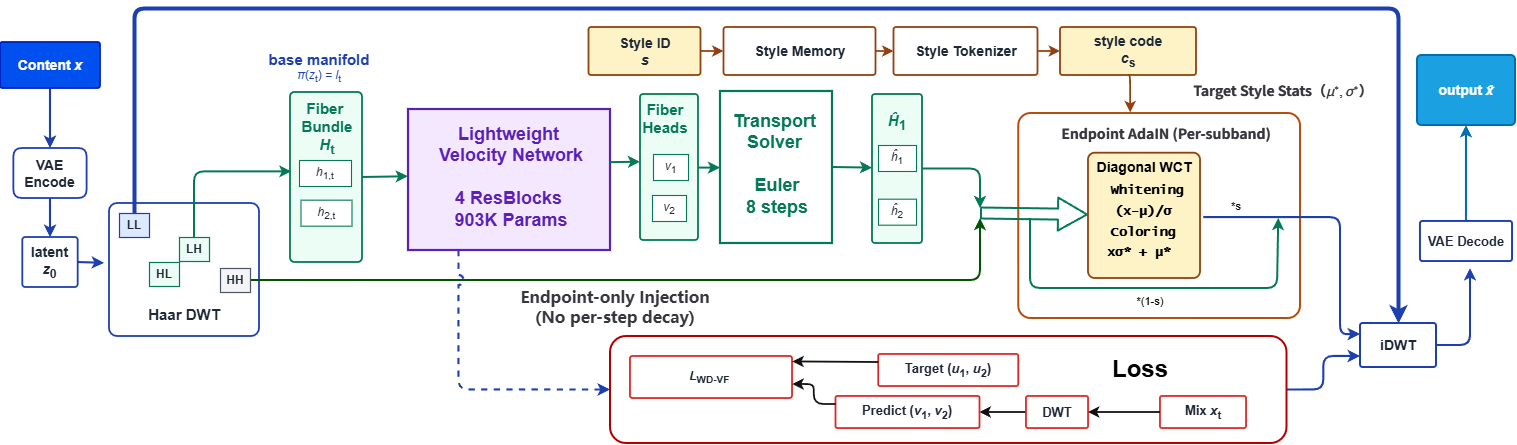
#> input picture SchrodingerBridge/aaai2027_v4/aaai_arch_diagram_v16_staggered_bundle.drawio.png, 1517 x 445 px, found by its file name
$ python _lighten_fig2.py
#> lines starting #> are read from the running program, lines starting #| are printed output that depends on the picture
from PIL import Image
import numpy as np
import colorsys

in_path = r"F:\aaai_arch_diagram_v16_staggered_bundle.drawio.png"
out_path = r"g:\GitHub\Latent_Style\SchrodingerBridge\aaai2027_v4\framework_sfm_main.png"

im = Image.open(in_path).convert("RGBA")
#> im is the input picture: PIL image 1517x445 RGBA; mean R, G, B, A 235.9, 237.4, 240.2, 255
arr = np.array(im, dtype=np.float32)

h, w, _ = arr.shape
#> h = 445; w = 1517
bg_thresh = 30  # pixels darker than this are considered black background

for y in range(h):
    for x in range(w):
        r, g, b, a = arr[y, x]
        if a < 10:
            arr[y, x] = [255, 255, 255, 0]
            continue
        # near-black background -> white
        if max(r, g, b) < bg_thresh:
            arr[y, x] = [255, 255, 255, a]
            continue
        # keep hue, invert value for light-theme readability
        # convert to HSV, invert V, keep H and S
        rd, gd, bd = r / 255.0, g / 255.0, b / 255.0
        hue, sat, val = colorsys.rgb_to_hsv(rd, gd, bd)
        # map value: invert around 1.0, but keep some contrast for mid tones
        new_val = 1.0 - val
        # ensure foreground is visible (not too light, not too dark)
        new_val = np.clip(new_val, 0.15, 0.9)
        # slightly boost saturation for readability
        new_sat = min(sat * 1.15, 1.0)
        nr, ng, nb = colorsys.hsv_to_rgb(hue, new_sat, new_val)
        arr[y, x] = [nr * 255, ng * 255, nb * 255, a]
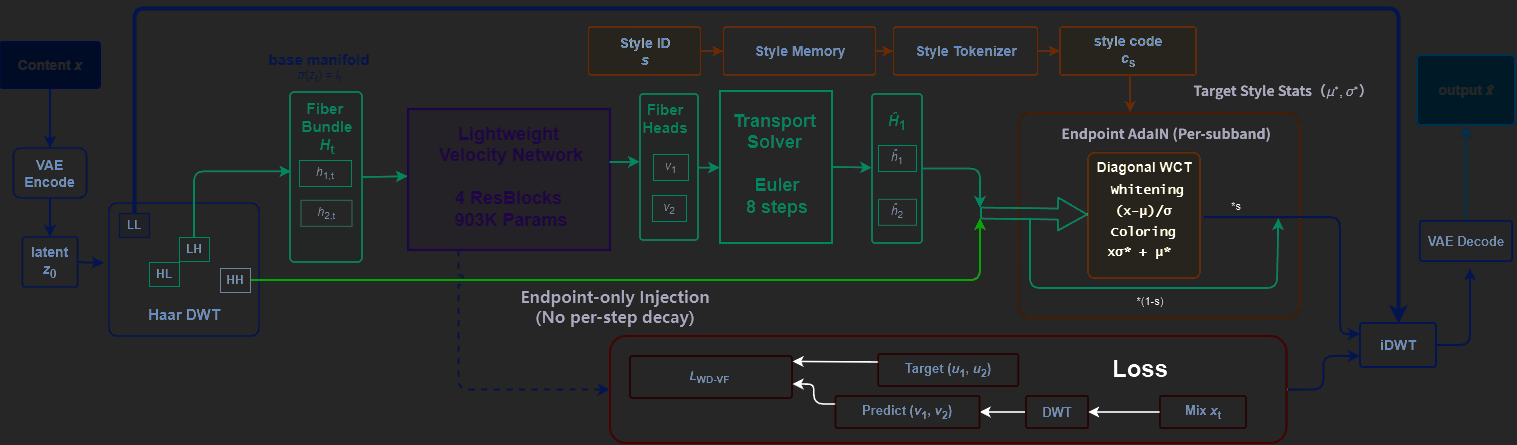
#> arr: shape (445, 1517, 4) float32; mean R, G, B, A 38.6, 40.3, 41, 255.9

# clip and convert to uint8
out = np.clip(arr, 0, 255).astype(np.uint8)
out_im = Image.fromarray(out, "RGBA")
# composite on white background to remove alpha
white = Image.new("RGBA", out_im.size, (255, 255, 255, 255))
#> white: PIL image 1517x445 RGBA; every value is 255
final = Image.alpha_composite(white, out_im).convert("RGB")
final.save(out_path, "PNG")
print(f"saved {out_path} ({final.size})")
#| saved g:\GitHub\Latent_Style\SchrodingerBridge\aaai2027_v4\framework_sfm_main.png ((1517, 445))
